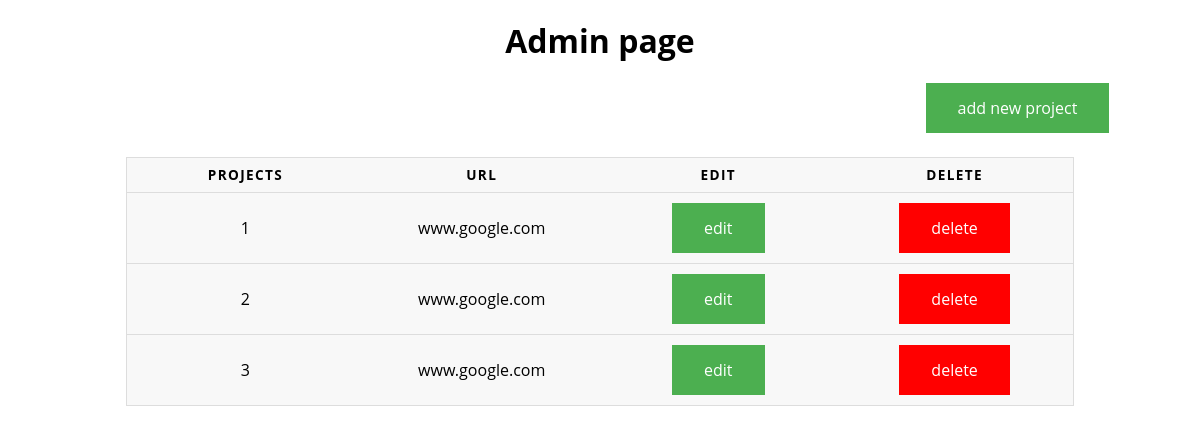
Page /portfolio-edit/panel.php on the committed database.
### tables this page shows
CREATE TABLE `portfolio` (
  `id` int(11) unsigned NOT NULL AUTO_INCREMENT,
  `name` int(2) NOT NULL,
  `url` varchar(255) NOT NULL DEFAULT '',
  `comment` varchar(255) DEFAULT NULL COMMENT 'this is for dev use only',
  PRIMARY KEY (`id`)
);

### portfolio-edit/pullPortfolio.php (called while the page is built)
<?php
function pullPortfolio() {
    $db = new PDO('mysql:host=192.168.20.20;dbname=Project_2', 'root', '');
    $db->setAttribute(PDO::ATTR_DEFAULT_FETCH_MODE, PDO::FETCH_ASSOC);
    $sql = 'SELECT `id`, `name`, `url`, `comment` FROM `portfolio`;';
    $query = $db->query($sql);
    return $query->fetchAll();
}
?>

### portfolio-edit/panel.php (the view, shortened to what this page needs)
<?php
include './pullPortfolio.php';
$projects = pullPortfolio();
?>
<!DOCTYPE html>
<html lang="en">
<head>
<link rel="stylesheet" href="panel.css">
</head>
<body>
<h1> Admin page </h1>
<div class="addNewProject"> <a href="add-project.html"> add new project</a></div>
<table>
    <thead>
        <tr>
            <th> Projects </th>
            <th> URL </th>
            <th> Edit </th>
            <th> Delete </th>
        </tr>
    </thead>
    <tbody>
    <?php
    foreach ($projects as $project){
        echo '<tr><td>' . $project['name'] . '</td>';
        echo '<td>' . $project['url'] . '</td>';
        echo '<td> <a class="edit" href="edit-project.php?id=' . $project['id'] . '">edit</a></td>';
        echo '<td> <a class="delete" href="delete-project.php?id=' . $project['id'] . '">delete</a></td>';
    }
    ?>
    </tbody>
</table>
</body>

### portfolio-edit/panel.css (style rules this page uses)
* { font-family: "Open Sans", sans-serif; line-height: 1.25; }
h1 { text-align: center; }
table { border: 1px solid #ccc; border-collapse: collapse; margin: 0 auto; width: 80%; table-layout: fixed; }
table tr { background-color: #f8f8f8; border: 1px solid #ddd; padding: .35em; }
table th, table td { padding: .625em; text-align: center; }
table th { font-size: .85em; letter-spacing: .1em; text-transform: uppercase; }
.edit { background-color: #4CAF50; border: none; color: white; padding: 15px 32px; text-align: center; text-decoration: none; display: inline-block; font-size: 16px; }
.delete { background-color: #FF0000; border: none; color: white; padding: 15px 32px; text-align: center; text-decoration: none; display: inline-block; font-size: 16px; }
.addNewProject a { margin-left: 77.5%; margin-bottom: 2%; background-color: #4CAF50; border: none; color: white; padding: 15px 32px; text-align: center; text-decoration: none; display: inline-block; font-size: 16px; }

### rows in the picture
portfolio: name "1", url "www.google.com"
portfolio: name "2", url "www.google.com"
portfolio: name "3", url "www.google.com"
